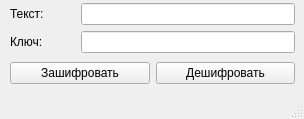
<?xml version="1.0" encoding="UTF-8"?>
<ui version="4.0">
 <class>MainWindow</class>
 <widget class="QMainWindow" name="MainWindow">
  <property name="geometry">
   <rect>
    <x>0</x>
    <y>0</y>
    <width>304</width>
    <height>119</height>
   </rect>
  </property>
  <property name="minimumSize">
   <size>
    <width>304</width>
    <height>119</height>
   </size>
  </property>
  <property name="maximumSize">
   <size>
    <width>304</width>
    <height>119</height>
   </size>
  </property>
  <property name="windowTitle">
   <string>MainWindow</string>
  </property>
  <widget class="QWidget" name="centralwidget">
   <widget class="QWidget" name="">
    <property name="geometry">
     <rect>
      <x>10</x>
      <y>0</y>
      <width>285</width>
      <height>88</height>
     </rect>
    </property>
    <layout class="QVBoxLayout" name="verticalLayout_2">
     <item>
      <layout class="QVBoxLayout" name="verticalLayout">
       <item>
        <layout class="QHBoxLayout" name="horizontalLayout">
         <item>
          <widget class="QLabel" name="label">
           <property name="minimumSize">
            <size>
             <width>65</width>
             <height>14</height>
            </size>
           </property>
           <property name="text">
            <string>Текст:</string>
           </property>
          </widget>
         </item>
         <item>
          <widget class="QLineEdit" name="text_line">
           <property name="minimumSize">
            <size>
             <width>208</width>
             <height>22</height>
            </size>
           </property>
          </widget>
         </item>
        </layout>
       </item>
       <item>
        <layout class="QHBoxLayout" name="horizontalLayout_2">
         <item>
          <widget class="QLabel" name="label_2">
           <property name="minimumSize">
            <size>
             <width>65</width>
             <height>14</height>
            </size>
           </property>
           <property name="text">
            <string>Ключ:</string>
           </property>
          </widget>
         </item>
         <item>
          <widget class="QLineEdit" name="key_line">
           <property name="minimumSize">
            <size>
             <width>208</width>
             <height>22</height>
            </size>
           </property>
          </widget>
         </item>
        </layout>
       </item>
      </layout>
     </item>
     <item>
      <layout class="QHBoxLayout" name="horizontalLayout_3">
       <item>
        <widget class="QPushButton" name="button_encrypt">
         <property name="minimumSize">
          <size>
           <width>101</width>
           <height>22</height>
          </size>
         </property>
         <property name="text">
          <string>Зашифровать</string>
         </property>
        </widget>
       </item>
       <item>
        <widget class="QPushButton" name="button_decrypt">
         <property name="minimumSize">
          <size>
           <width>101</width>
           <height>22</height>
          </size>
         </property>
         <property name="text">
          <string>Дешифровать</string>
         </property>
        </widget>
       </item>
      </layout>
     </item>
    </layout>
   </widget>
  </widget>
  <widget class="QStatusBar" name="statusbar"/>
 </widget>
 <resources/>
 <connections/>
</ui>
